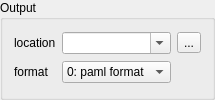
                 <widget class="QGroupBox" name="groupBox_21">
                  <property name="sizePolicy">
                   <sizepolicy hsizetype="Preferred" vsizetype="Fixed">
                    <horstretch>0</horstretch>
                    <verstretch>0</verstretch>
                   </sizepolicy>
                  </property>
                  <property name="minimumSize">
                   <size>
                    <width>45</width>
                    <height>0</height>
                   </size>
                  </property>
                  <property name="title">
                   <string>Output</string>
                  </property>
                  <layout class="QGridLayout" name="gridLayout_31">
                   <item row="0" column="0">
                    <widget class="QLabel" name="label_74">
                     <property name="sizePolicy">
                      <sizepolicy hsizetype="Fixed" vsizetype="Fixed">
                       <horstretch>0</horstretch>
                       <verstretch>0</verstretch>
                      </sizepolicy>
                     </property>
                     <property name="text">
                      <string>location</string>
                     </property>
                    </widget>
                   </item>
                   <item row="0" column="1">
                    <widget class="QComboBox" name="comboBox_10">
                     <property name="sizePolicy">
                      <sizepolicy hsizetype="Expanding" vsizetype="Fixed">
                       <horstretch>0</horstretch>
                       <verstretch>0</verstretch>
                      </sizepolicy>
                     </property>
                     <property name="editable">
                      <bool>true</bool>
                     </property>
                    </widget>
                   </item>
                   <item row="0" column="2">
                    <widget class="QToolButton" name="toolButton_7">
                     <property name="text">
                      <string>...</string>
                     </property>
                    </widget>
                   </item>
                   <item row="1" column="0">
                    <widget class="QLabel" name="label_80">
                     <property name="sizePolicy">
                      <sizepolicy hsizetype="Fixed" vsizetype="Fixed">
                       <horstretch>0</horstretch>
                       <verstretch>0</verstretch>
                      </sizepolicy>
                     </property>
                     <property name="text">
                      <string>format</string>
                     </property>
                    </widget>
                   </item>
                   <item row="1" column="1">
                    <widget class="QComboBox" name="comboBox_9">
                     <property name="sizePolicy">
                      <sizepolicy hsizetype="Fixed" vsizetype="Fixed">
                       <horstretch>0</horstretch>
                       <verstretch>0</verstretch>
                      </sizepolicy>
                     </property>
                     <property name="minimumSize">
                      <size>
                       <width>0</width>
                       <height>0</height>
                      </size>
                     </property>
                     <item>
                      <property name="text">
                       <string>0: paml format</string>
                      </property>
                     </item>
                     <item>
                      <property name="text">
                       <string>1: paup format</string>
                      </property>
                     </item>
                    </widget>
                   </item>
                  </layout>
                 </widget>
